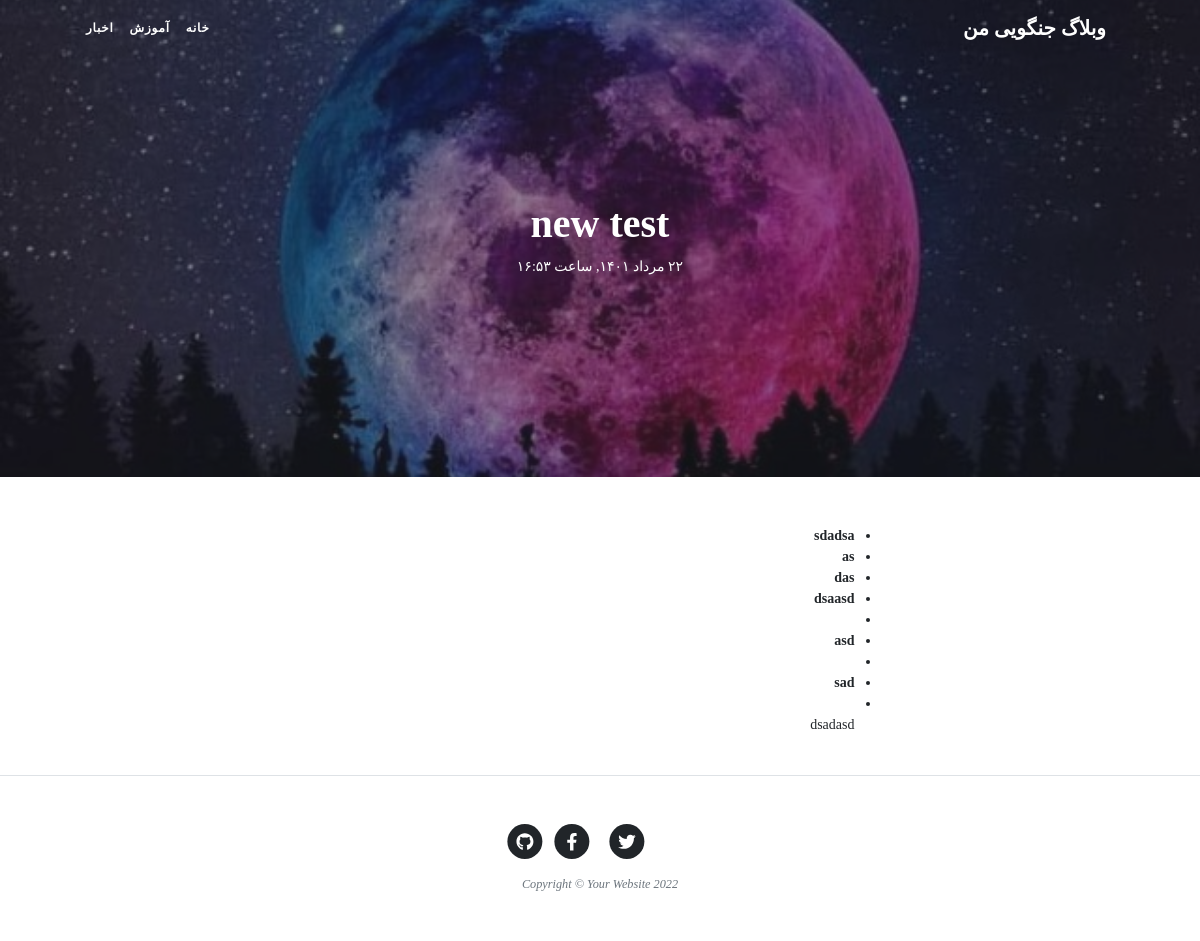
/preview/4 (signed in), run on an earlier commit of the app's database.
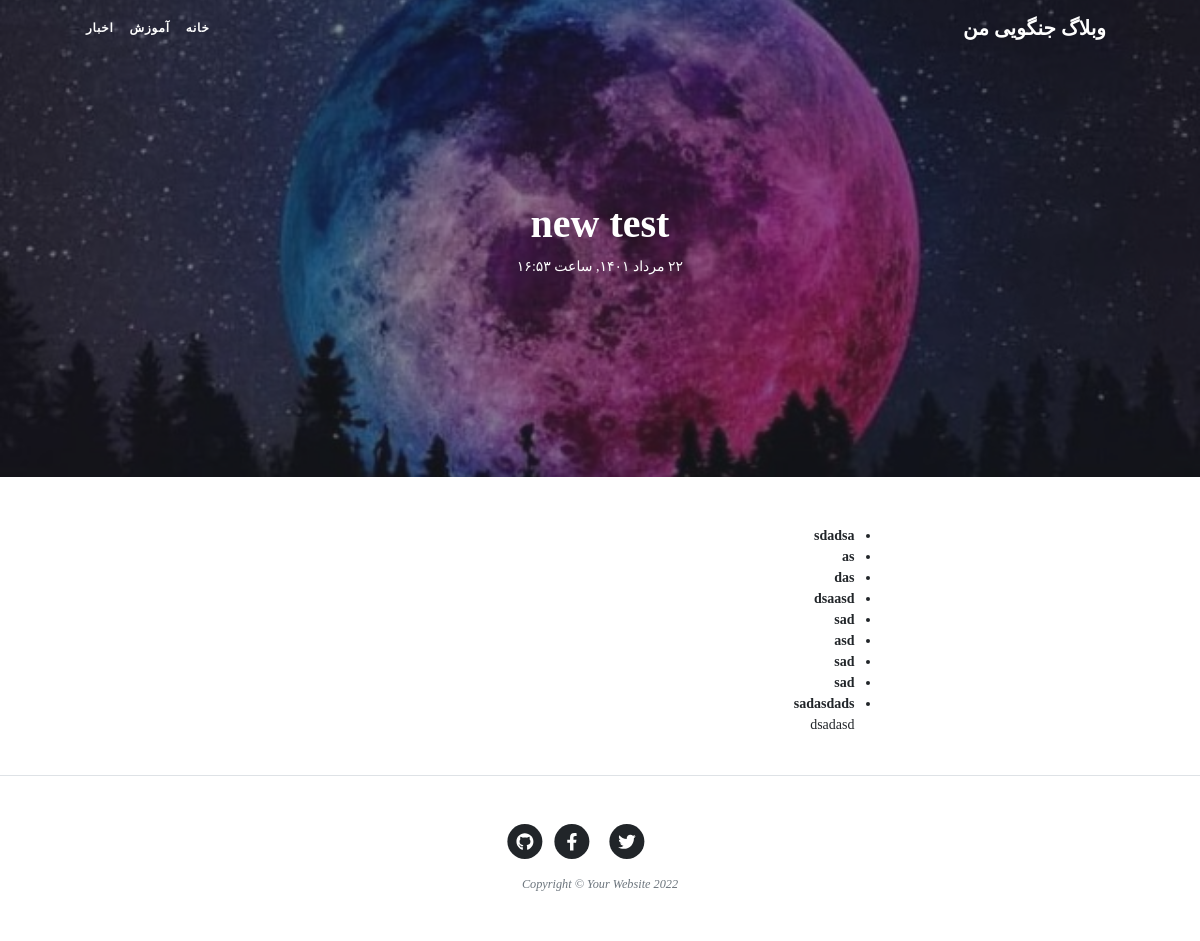
And on a later commit of the database.
### blog/models.py (models this page shows, shortened)
class Article(models.Model):
    STATUS_CHOICES = (
        ('d', 'پیش‌نویس'),           # draft
        ('p', 'منتشر شده'),         # publish
        ('i', 'در حال بررسی'),      # investigaion
        ('b', 'برگشت داده شده'),    # back
    )
    author = models.ForeignKey(User, null=True, on_delete=models.SET_NULL, related_name="articles", verbose_name="نویسنده")
    title = models.CharField(max_length=200, verbose_name="عنوان مقاله")
    slug = models.SlugField(max_length=100, unique=True, verbose_name="آدرس مقاله")
    catagory = models.ManyToManyField(Catagory, verbose_name="دسته بندی", related_name="articles")
    description = models.TextField(verbose_name="محتوا")
    thumbnail = models.ImageField(upload_to="images", verbose_name="تصویر مقاله")
    publish = models.DateTimeField(default=timezone.now, verbose_name="زمان انتشار")
    created = models.DateTimeField(auto_now_add=True)
    updated = models.DateTimeField(auto_now=True)
    status = models.CharField(max_length=1, choices=STATUS_CHOICES, verbose_name="وضعیت")
    class Meta:
        verbose_name = "مقاله"
        verbose_name_plural = "مقالات"
        ordering = ['-publish']
    def jpublish(self):
        return jalali_converter(self.publish)
    jpublish.short_description = "زمان انتشار"
    objects = ArticleManager()
    def thumbnail_tag(self):
        return format_html(f"<img width=100 height=60 style='border-radius: 5px;' src='{self.thumbnail.url}'>")
    thumbnail_tag.short_description = "عکس"
    def catagoy_to_list(self):
        catagoties = []
        for catagory in self.catagory.active():
            catagoties.append(catagory.title)
        if len(catagoties) == 0:
            return "بدون دسته بندی"
        else:
            return "، ".join(catagoties)
    catagoy_to_list.short_description = "دسته بندی"

### blog/views.py (the view)
# urls.py: path('preview/<int:pk>' , ArticlePreview.as_view(), name= "preview"),
class ArticlePreview(AuthorAccessMixin, DetailView):
    def get_object(self):
        pk = self.kwargs.get("pk")
        return get_object_or_404(Article, pk=pk)

### account/mixins.py (called while the page is built)
	def dispatch(self, request, pk, *args, **kwargs):
		article = get_object_or_404(Article, pk= pk)
		if article.author == request.user and article.status in ['d','b'] or\
			 request.user.is_superuser:
			return super().dispatch(request, *args, **kwargs)
		else:
			raise Http404("You can't see this page.")

### blog/models.py (called while the page is built)
    def active(self):
        return self.filter(status=True)

### blog/templatetags/base_tags.py (called while the page is built)
@register.simple_tag
def site_name():
    return SiteSetting.objects.get(pk=1).site_name

@register.simple_tag
def site_header():
    return SiteSetting.objects.get(pk=1).site_header

@register.inclusion_tag("blog/partials/catagory_navbar.html")
def catagory_navbar():
    return {
        "catagories": Catagory.objects.filter(status=True)
    }

### extentions/jalali.py (called while the page is built)
    def persian_tuple(self):
        return self.persian_year, self.persian_month, self.persian_day

### extentions/utils.py (called while the page is built)
def persian_number_conventor(input_str):
    numbers = {
        "0": "۰",
        "1": "١",
        "2": "۲",
        "3": "۳",
        "4": "۴",
        "5": "۵",
        "6": "۶",
        "7": "۷",
        "8": "۸",
        "9": "۹",
    }
    for english_number, persian_number in numbers.items():
        input_str = input_str.replace(english_number, persian_number)
    return input_str

### templates/blog/article_detail.html (shortened to what this page needs)
{% extends 'blog/base.html' %}
{% block main %}
<header class="masthead">
    <div class="container position-relative px-4 px-lg-5">
        <div class="row gx-4 gx-lg-5 justify-content-center">
            <div class="col-md-10 col-lg-8 col-xl-7">
                <div class="site-heading">
                    <h1>{{object.title}}</h1>
                    <time>{{object.jpublish}}</time>
                </div>
            </div>
        </div>
    </div>
</header>
<article class="mb-4">
    <div class="container px-4 px-lg-5">
        <div class="row gx-4 gx-lg-5 justify-content-center">
            <div class="col-md-10 col-lg-8 col-xl-7">
                {{object.description | safe}}
            </div>
        </div>
    </div>
</article>
{% endblock %}

What changed in the data, as far as the page shows it:
changed Article "new test": description "sdadsa as das dsaasd asd sad dsadasd" → "sdadsa as das dsaasd sad asd sad sad sadasdads dsadasd"
